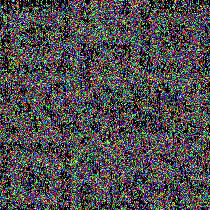
#> input picture qrcore.jpg, 210 x 210 px
$ python third_part.py
#> lines starting #> are read from the running program, lines starting #| are printed output that depends on the picture
#!/usr/bin/env python

from PIL import Image
import cv2
import numpy as np

img = Image.open('qrcore.jpg')
#> img is the input picture: PIL image 210x210 RGB; mean R, G, B 78.7, 76.7, 78.4
img_np = cv2.imread('qrcore.jpg')


img_hsv = cv2.cvtColor(img_np, cv2.COLOR_BGR2HSV)
#> img_hsv: shape (210, 210, 3); mean H, S, V 87.9, 209.8, 135

low = np.array([0, 0, 0])
highs = []
for max_v in range(1, 50):
    highs.append(np.array([255, 255, max_v]))

masks = []
img_names = []
for high in highs:
    mask_ = cv2.inRange(img_hsv, low, high)
    masks.append(mask_)
    img_name = 'mask_' + str(high[2]) + '.jpg'
    img_names.append(img_name)
    cv2.imwrite(img_name, mask_)
#> this loop made 49 passes
#> pass 1, `mask_ = cv2.inRange(img_hsv, low, high)`:
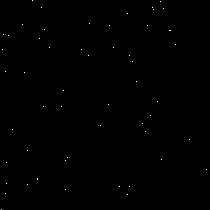
#> mask_: shape (210, 210); 0.12% white in thin lines or dots
#> pass 3, `mask_ = cv2.inRange(img_hsv, low, high)`:
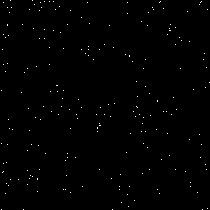
#> mask_: shape (210, 210); 0.5% white in thin lines or dots
#> after the loop, img_names = 49 items, first 6: 'mask_1.jpg', 'mask_2.jpg', 'mask_3.jpg', 'mask_4.jpg', 'mask_5.jpg', 'mask_6.jpg'; masks = 49 items

masks_from_files = []
for img_name in img_names:
    masks_from_files.append(cv2.imread(img_name))
bin_thresholds = [1, 2, 5, 10, 50]
#> bin_thresholds = [1, 2, 5, 10, 50]
for bin_thr in bin_thresholds:
    for idx, mask in enumerate(masks_from_files):
        gray = cv2.cvtColor(mask, cv2.COLOR_BGR2GRAY)
        ret, gray_mask_bin = cv2.threshold(
            gray, bin_thr, 255, cv2.THRESH_BINARY)
        cv2.imwrite('gray_' + str(idx + 5) + '_bin_thr_' +
                    str(bin_thr) + '.jpg', gray_mask_bin)
#> this loop made 5 passes
#> bin_thr on passes 3 to 5: 5, 10, 50
#> pass 1, `cv2.imwrite('gray_' + str(idx + 5) + '_bin_thr_' + str(bin_thr) + '.jp..`:
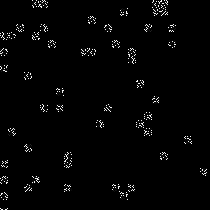
#> saved as gray_5_bin_thr_1.jpg: shape (210, 210); 1.7% white in thin lines or dots
#> pass 1, `cv2.imwrite('gray_' + str(idx + 5) + '_bin_thr_' + str(bin_thr) + '.jp..`:
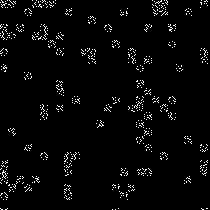
#> saved as gray_6_bin_thr_1.jpg: shape (210, 210); 3.1% white in thin lines or dots
#> pass 1, `cv2.imwrite('gray_' + str(idx + 5) + '_bin_thr_' + str(bin_thr) + '.jp..`:
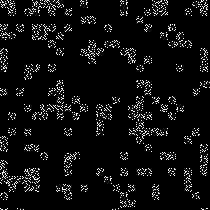
#> saved as gray_7_bin_thr_1.jpg: shape (210, 210); 5.7% white in thin lines or dots
#> pass 1, `cv2.imwrite('gray_' + str(idx + 5) + '_bin_thr_' + str(bin_thr) + '.jp..`:
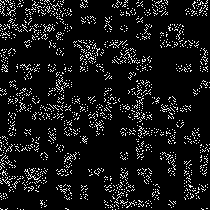
#> saved as gray_8_bin_thr_1.jpg: shape (210, 210); 8.9% white in thin lines or dots
#> after the loop:
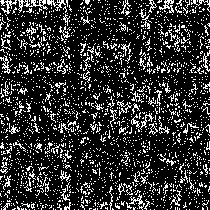
#> gray: shape (210, 210); min 0, max 255, mean 49.4


# [9 lines of commented-out code are left out]
